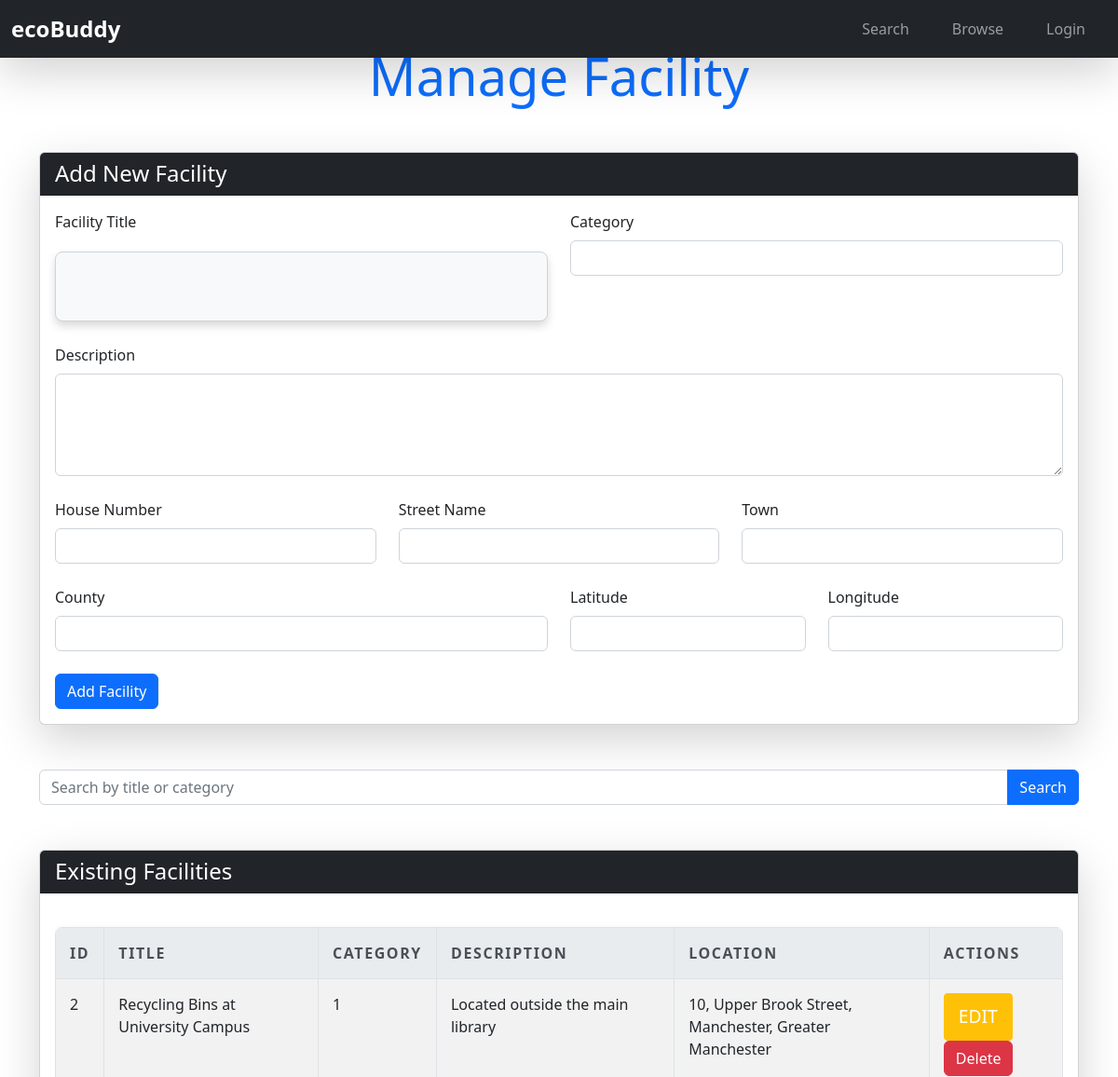
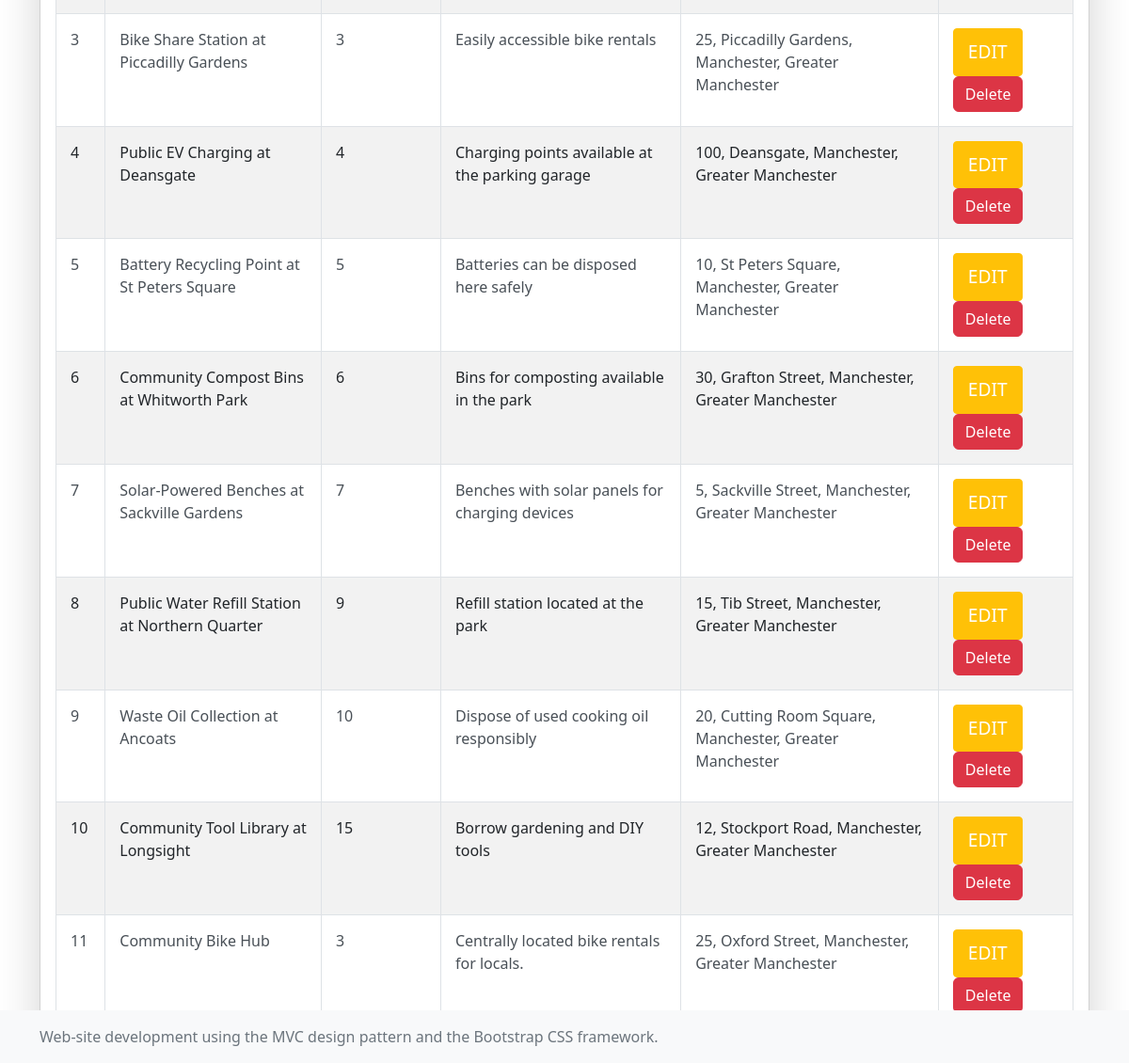
Screenshot of /admin_edit_facility.php (signed in) with the database file from the repository (2 pictures, top to bottom).
### tables this page shows
CREATE TABLE ecoFacilities (
                               id INTEGER PRIMARY KEY AUTOINCREMENT NOT NULL UNIQUE,
                               title VARCHAR(50) NOT NULL,
                               category INTEGER,
                               description VARCHAR(150) NOT NULL,
                               houseNumber VARCHAR(50),
                               streetName VARCHAR(50),
                               county VARCHAR(50),
                               town VARCHAR(50),
                               postcode VARCHAR(7) NOT NULL,
                               lng FLOAT NOT NULL,
                               lat FLOAT NOT NULL,
                               contributor INTEGER, comments TEXT,
                               FOREIGN KEY (category) REFERENCES ecoCategories(id),
                               FOREIGN KEY (contributor) REFERENCES ecoUser(id)
);

### Models/Database.php (called while the page is built)
<?php
class Database {
    public function connect() {
        try {
            $dbHandle = new PDO("sqlite:ecoBuddy.sqlite");
            $dbHandle->setAttribute(PDO::ATTR_ERRMODE, PDO::ERRMODE_EXCEPTION);
            return $dbHandle;
        } catch (PDOException $e) {
            echo "Database connection failed: " . $e->getMessage();
        }
    }
}

### Models/Facility.php (called while the page is built, shortened)
<?php
require_once('Models/Database.php');
class Facility {
    private $conn;
    public function __construct() {
        $db = new Database();
        $this->conn = $db->connect();
    }
    private function prepareAndExecuteQuery($query, $params = []) {
        try {
            $stmt = $this->conn->prepare($query);
            foreach ($params as $key => $value) {
                $stmt->bindValue($key, $value);
            }
            $stmt->execute();
            return $stmt;
        } catch (PDOException $e) {
            throw new Exception("Database error: " . $e->getMessage());
        }
    }
    public function getFacilities($start = 0, $limit = 10) {
        $query = "SELECT * FROM ecoFacilities LIMIT :start, :limit";
        $params = [':start' => (int)$start, ':limit' => (int)$limit];
        $stmt = $this->prepareAndExecuteQuery($query, $params);
        $facilities = $stmt->fetchAll(PDO::FETCH_ASSOC);
        return $facilities;
    }
}

### admin_edit_facility.php (the view, shortened to what this page needs)
<?php
require_once('Models/Database.php');
require_once('Models/Facility.php');
$facilityObj = new Facility();
$searchTerm = isset($_POST['searchTerm']) ? htmlspecialchars($_POST['searchTerm']) : '';
$facilities = $facilityObj->getFacilities($searchTerm);
?>
<?php require('views/template/header.phtml'); ?>
<div class="container mt-5">
    <div class="text-center mb-5">
        <h2 class="display-4 font-weight-bold text-primary">Manage Facility</h2>
    </div>
    <div class="card shadow-lg mb-5">
        <div class="card-header bg-dark text-white">
            <h4 class="mb-0">Add New Facility</h4>
        </div>
        <div class="card-body">
            <form method="POST" action="admin_edit_facility.php">
                <div class="row">
                    <div class="col-md-6 mb-4">
                        <label for="title" class="form-label font-weight-bold">Facility Title</label>
                        <input type="text" name="title" id="title" class="form-control" required>
                    </div>
                    <div class="col-md-6 mb-4">
                        <label for="category" class="form-label font-weight-bold">Category</label>
                        <input type="text" name="category" id="category" class="form-control" required>
                    </div>
                </div>
                <div class="mb-4">
                    <label for="description" class="form-label font-weight-bold">Description</label>
                    <textarea name="description" id="description" class="form-control" rows="4" required></textarea>
                </div>
                <div class="row">
                    <div class="col-md-4 mb-4">
                        <label for="houseNumber" class="form-label font-weight-bold">House Number</label>
                        <input type="text" name="houseNumber" id="houseNumber" class="form-control">
                    </div>
                    <div class="col-md-4 mb-4">
                        <label for="streetName" class="form-label font-weight-bold">Street Name</label>
                        <input type="text" name="streetName" id="streetName" class="form-control">
                    </div>
                    <div class="col-md-4 mb-4">
                        <label for="town" class="form-label font-weight-bold">Town</label>
                        <input type="text" name="town" id="town" class="form-control">
                    </div>
                </div>
                <div class="row">
                    <div class="col-md-6 mb-4">
                        <label for="county" class="form-label font-weight-bold">County</label>
                        <input type="text" name="county" id="county" class="form-control">
                    </div>
                    <div class="col-md-3 mb-4">
                        <label for="lat" class="form-label font-weight-bold">Latitude</label>
                        <input type="text" name="lat" id="lat" class="form-control">
                    </div>
                    <div class="col-md-3 mb-4">
                        <label for="lng" class="form-label font-weight-bold">Longitude</label>
                        <input type="text" name="lng" id="lng" class="form-control">
                    </div>
                </div>
                <button type="submit" name="addFacility" class="btn btn-primary">Add Facility</button>
            </form>
        </div>
    </div>
    <form method="POST" action="admin_edit_facility.php" class="mb-5">
        <div class="input-group">
            <input type="text" name="searchTerm" class="form-control" placeholder="Search by title or category" value="<?php echo $searchTerm; ?>">
            <button type="submit" class="btn btn-primary">Search</button>
        </div>
    </form>
    <div class="card shadow-lg">
        <div class="card-header bg-dark text-white">
            <h4 class="mb-0">Existing Facilities</h4>
        </div>
        <div class="card-body">
            <div class="table-responsive">
                <table class="table table-bordered table-striped">
                    <thead class="thead-dark">
                    <tr>
                        <th>ID</th>
                        <th>Title</th>
                        <th>Category</th>
                        <th>Description</th>
                        <th>Location</th>
                        <th>Actions</th>
                    </tr>
                    </thead>
                    <tbody>
                    <?php foreach ($facilities as $facility): ?>
                        <tr>
                            <td><?php echo $facility['id']; ?></td>
                            <td><?php echo htmlspecialchars($facility['title']); ?></td>
                            <td><?php echo htmlspecialchars($facility['category']); ?></td>
                            <td><?php echo htmlspecialchars($facility['description']); ?></td>
                            <td><?php echo htmlspecialchars("{$facility['houseNumber']}, {$facility['streetName']}, {$facility['town']}, {$facility['county']}"); ?></td>
                            <td>
                                <a href="edit_facility.php?id=<?php echo $facility['id']; ?>" class="btn btn-warning">Edit</a>
                                <a href="admin_edit_facility.php?deleteFacility=<?php echo $facility['id']; ?>" class="btn btn-danger" onclick="return confirm('Are you sure?')">Delete</a>
                            </td>
                        </tr>
                    <?php endforeach; ?>
                    </tbody>
                </table>
            </div>
        </div>
    </div>
</div>
<?php require('views/template/footer.phtml'); ?>

### css/my-style.css (style rules this page uses)
#title { margin-top: 12px; background-color: #f8f9fa; color: #212529; text-align: center; font-size: 1.8rem; font-weight: bold; padding: 15px; border-radius: 8px; box-shadow: 0 5px 10px rgba(0, 0, 0, 0.15); transition: transform 0.2s ease-in-out; }
.table { width: 100%; border-collapse: collapse; background-color: #ffffff; margin: 20px 0; border-radius: 8px; overflow: hidden; box-shadow: 0 5px 10px rgba(0, 0, 0, 0.15); }
.table th, .table td { padding: 15px; border: 1px solid #dee2e6; text-align: left; font-size: 1rem; color: #495057; }
.table th { background-color: #e9ecef; font-weight: bold; text-transform: uppercase; letter-spacing: 0.1rem; }
a.btn-warning { color: #ffffff; background-color: #ffc107; font-size: 1.2rem; text-transform: uppercase; transition: all 0.3s ease; border-radius: 4px; padding: 10px 15px; display: inline-block; }

### rows the page displays
ecofacilities: id "2", title "Recycling Bins at University Campus", category "1", description "Located outside the main library", houseNumber+streetName+town "10, Upper Brook Street, Manchester, Greater Manchester"
ecofacilities: id "3", title "Bike Share Station at Piccadilly Gardens", category "3", description "Easily accessible bike rentals", houseNumber+streetName+town "25, Piccadilly Gardens, Manchester, Greater Manchester"
ecofacilities: id "4", title "Public EV Charging at Deansgate", category "4", description "Charging points available at the parking garage", houseNumber+streetName+town "100, Deansgate, Manchester, Greater Manchester"
ecofacilities: id "5", title "Battery Recycling Point at St Peters Square", category "5", description "Batteries can be disposed here safely", houseNumber+streetName+town "10, St Peters Square, Manchester, Greater Manchester"
ecofacilities: id "6", title "Community Compost Bins at Whitworth Park", category "6", description "Bins for composting available in the park", houseNumber+streetName+town "30, Grafton Street, Manchester, Greater Manchester"
ecofacilities: id "7", title "Solar-Powered Benches at Sackville Gardens", category "7", description "Benches with solar panels for charging devices", houseNumber+streetName+town "5, Sackville Street, Manchester, Greater Manchester"
ecofacilities: id "8", title "Public Water Refill Station at Northern Quarter", category "9", description "Refill station located at the park", houseNumber+streetName+town "15, Tib Street, Manchester, Greater Manchester"
ecofacilities: id "9", title "Waste Oil Collection at Ancoats", category "10", description "Dispose of used cooking oil responsibly", houseNumber+streetName+town "20, Cutting Room Square, Manchester, Greater Manchester"
ecofacilities: id "10", title "Community Tool Library at Longsight", category "15", description "Borrow gardening and DIY tools", houseNumber+streetName+town "12, Stockport Road, Manchester, Greater Manchester"
ecofacilities: id "11", title "Community Bike Hub", category "3", description "Centrally located bike rentals for locals.", houseNumber+streetName+town "25, Oxford Street, Manchester, Greater Manchester"
